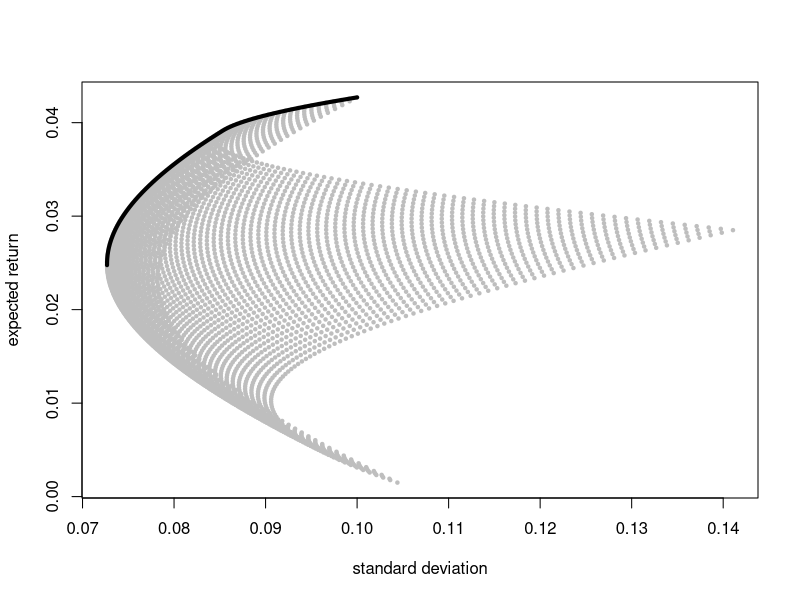

Write R code to recreate this figure.
#data from
#Eric Zivot (2008), Computing Efficient Portfolios in R, http://faculty.washington.edu/ezivot/econ424/portfoliofunctions.pdf
mu.vec <- c(0.0427, 0.0015, 0.0285) 
sigma.mat <- matrix(c(0.0100, 0.0018, 0.0011,0.0018, 0.0109, 0.0026,0.0011, 0.0026, 0.0199), nrow=3, ncol=3)

x.vec <- as.matrix(read.csv("simplex_n3.csv",header=F,sep=";"))
mu.p.x <- x.vec%*%mu.vec
sig2.p.x<-rowSums(x.vec%*%sigma.mat*x.vec)
sig.p.x = sqrt(sig2.p.x)
plot(sig.p.x,mu.p.x,xlab="standard deviation",ylab="expected return",col="gray",pch=20,cex=0.7)
mv<-cbind(sig.p.x,mu.p.x)
chull_points<-mv[chull(mv),]
e.f.points.position<-which(rowSums(sign(diff(chull_points)))==2)
e.f.points.position<-c(e.f.points.position,e.f.points.position[length(e.f.points.position)]+1)
e.f.coordinates<-chull_points[e.f.points.position,]
lines(e.f.coordinates,type="l",lwd=4)
